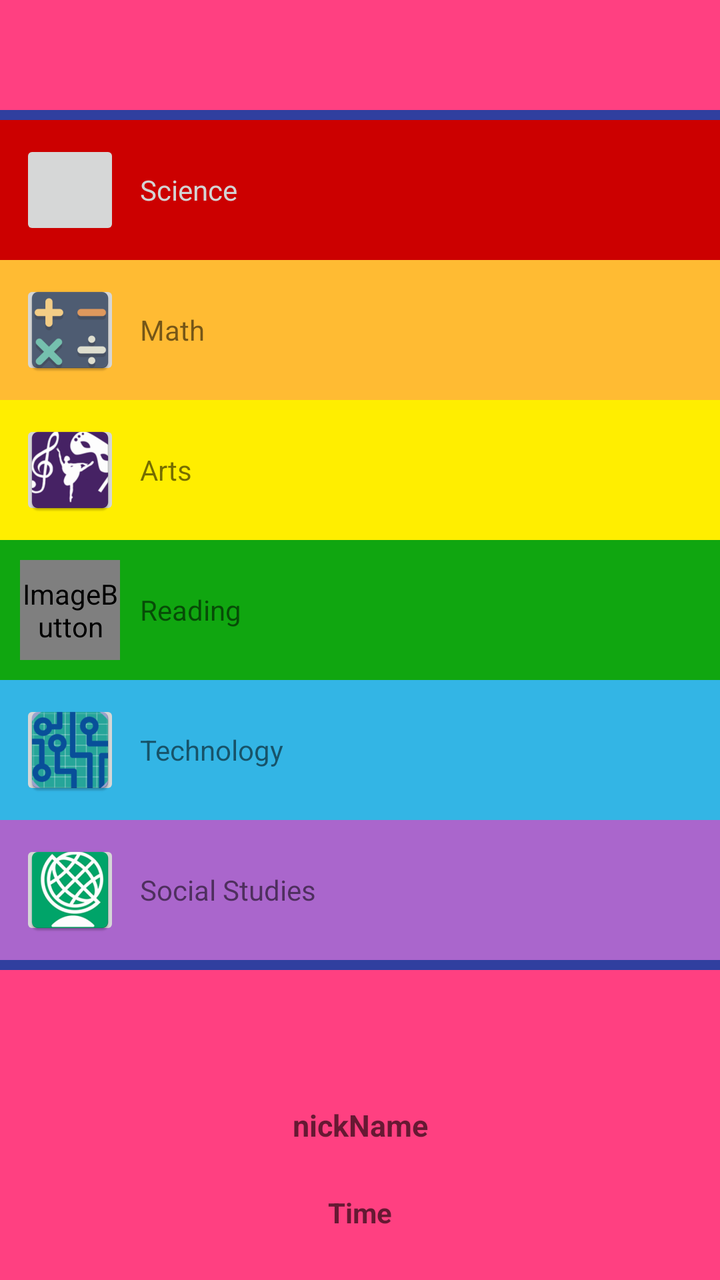
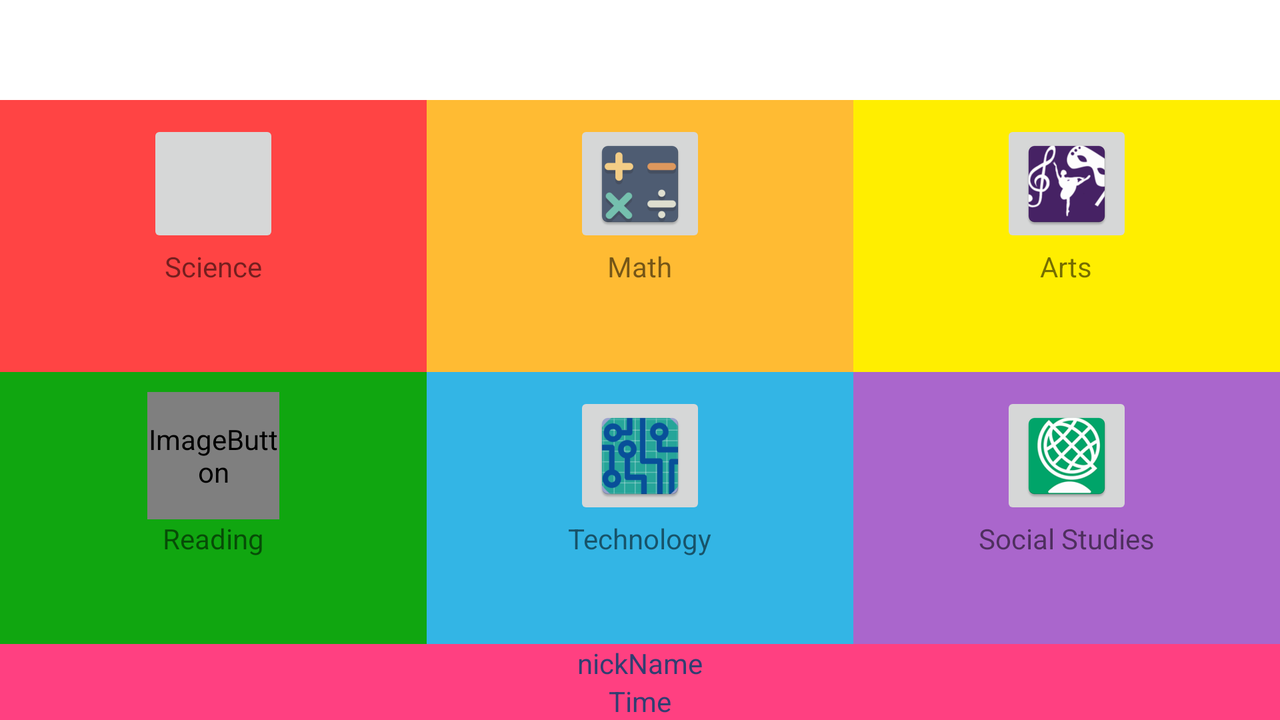

Compare how this app lays out the same screen by default and in its alternative resource folder. The renders come first, then the two layout files and the values they reference.
<!-- AndroidManifest.xml: application theme AppTheme -->
<!-- res/layout/home_layout.xml -->
<?xml version="1.0" encoding="utf-8"?>
<RelativeLayout xmlns:android="http://schemas.android.com/apk/res/android"
    xmlns:app="http://schemas.android.com/apk/res-auto"
    xmlns:tools="http://schemas.android.com/tools"
    android:layout_width="match_parent"
    android:layout_height="match_parent"
    android:layout_alignParentTop="false">

    <LinearLayout
        android:id="@+id/backdrop"
        android:layout_width="match_parent"
        android:layout_height="match_parent"
        android:background="@color/colorAccent"
        android:clipToPadding="false"
        android:gravity="top|start"
        android:orientation="vertical"
        android:paddingTop="55dp">

        <LinearLayout
            android:layout_width="match_parent"
            android:layout_height="wrap_content"
            android:background="@color/colorPrimaryDark"
            android:clickable="false"
            android:orientation="horizontal"
            android:paddingBottom="5dp">

        </LinearLayout>
        
        <LinearLayout
            android:layout_width="match_parent"
            android:layout_height="wrap_content"
            android:background="@android:color/holo_red_dark"
            android:clickable="true"
            android:focusable="true"
            android:gravity="top"
            android:onClick="ScienceView"
            android:orientation="horizontal"
            android:padding="10dp">

            <ImageButton
                android:id="@+id/imageViewScience"
                android:layout_width="@dimen/btn_margin"
                android:layout_height="@dimen/btn_margin"
                android:layout_gravity="center"
                android:contentDescription="@string/todo"
                android:cropToPadding="false"
                app:srcCompat="@mipmap/ic_s_btn" />

            <TextView
                android:id="@+id/txtScience"
                android:layout_width="288dp"
                android:layout_height="wrap_content"
                android:layout_gravity="center"
                android:ems="10"
                android:padding="10dp"
                android:text="@string/txtScience"
                android:textColor="@color/gray" />

        </LinearLayout>
        
        <LinearLayout
            android:layout_width="match_parent"
            android:layout_height="wrap_content"
            android:background="@android:color/holo_orange_light"
            android:clickable="true"
            android:focusable="true"
            android:gravity="top"
            android:onClick="MathView"
            android:orientation="horizontal"
            android:padding="10dp">

            <ImageButton
                android:id="@+id/imageViewMath"
                android:layout_width="@dimen/btn_margin"
                android:layout_height="@dimen/btn_margin"
                android:layout_gravity="center"
                android:contentDescription="@string/todo"
                app:srcCompat="@mipmap/ic_m_btn" />

            <TextView
                android:id="@+id/txtMath"
                android:layout_width="288dp"
                android:layout_height="wrap_content"
                android:layout_gravity="center"
                android:ems="10"
                android:padding="10dp"
                android:text="@string/txtMath" />

        </LinearLayout>
        
        <LinearLayout
            android:layout_width="match_parent"
            android:layout_height="wrap_content"
            android:background="@color/colorYellow"
            android:clickable="true"
            android:focusable="true"
            android:gravity="top"
            android:onClick="ArtsView"
            android:orientation="horizontal"
            android:padding="10dp">

            <ImageButton
                android:id="@+id/imageViewArts"
                android:layout_width="@dimen/btn_margin"
                android:layout_height="@dimen/btn_margin"
                android:layout_gravity="center"
                android:contentDescription="@string/todo"
                app:srcCompat="@mipmap/ic_a_btn" />

            <TextView
                android:id="@+id/txtArts"
                android:layout_width="288dp"
                android:layout_height="wrap_content"
                android:layout_gravity="center"
                android:ems="10"
                android:padding="10dp"
                android:text="@string/txtArts" />

        </LinearLayout>
        
        <LinearLayout
            android:layout_width="match_parent"
            android:layout_height="wrap_content"
            android:background="@color/colorGreen"
            android:clickable="true"
            android:focusable="true"
            android:gravity="top"
            android:onClick="ReadingView"
            android:orientation="horizontal"
            android:padding="10dp">

            <ImageButton
                android:id="@+id/imageViewReading"
                android:layout_width="@dimen/btn_margin"
                android:layout_height="@dimen/btn_margin"
                android:layout_gravity="center"
                android:contentDescription="@string/todo"
                app:srcCompat="@mipmap/ic_r_btn" />

            <TextView
                android:id="@+id/txtReading"
                android:layout_width="288dp"
                android:layout_height="wrap_content"
                android:layout_gravity="center"
                android:ems="10"
                android:padding="10dp"
                android:text="@string/txtReading" />

        </LinearLayout>
        
        <LinearLayout
            android:layout_width="match_parent"
            android:layout_height="wrap_content"
            android:background="@android:color/holo_blue_light"
            android:clickable="true"
            android:focusable="true"
            android:gravity="top"
            android:onClick="TechnologyView"
            android:orientation="horizontal"
            android:padding="10dp">

            <ImageButton
                android:id="@+id/imageViewTechnology"
                android:layout_width="@dimen/btn_margin"
                android:layout_height="@dimen/btn_margin"
                android:layout_gravity="center"
                android:contentDescription="@string/todo"
                app:srcCompat="@mipmap/ic_t_btn" />

            <TextView
                android:id="@+id/txtTechnology"
                android:layout_width="288dp"
                android:layout_height="wrap_content"
                android:layout_gravity="center"
                android:ems="10"
                android:padding="10dp"
                android:text="@string/txtTechnology" />

        </LinearLayout>
        
        <LinearLayout
            android:layout_width="match_parent"
            android:layout_height="wrap_content"
            android:background="@android:color/holo_purple"
            android:clickable="true"
            android:focusable="true"
            android:gravity="top"
            android:onClick="SocialStudiesView"
            android:orientation="horizontal"
            android:padding="10dp">

            <ImageButton
                android:id="@+id/imageViewSocialStudies"
                android:layout_width="@dimen/btn_margin"
                android:layout_height="@dimen/btn_margin"
                android:layout_gravity="center"
                android:contentDescription="@string/todo"
                app:srcCompat="@mipmap/ic_ss_btn" />

            <TextView
                android:id="@+id/txtSocialStudies"
                android:layout_width="288dp"
                android:layout_height="wrap_content"
                android:layout_gravity="center"
                android:ems="10"
                android:paddingEnd="10dp"
                android:paddingLeft="10dp"
                android:paddingRight="10dp"
                android:paddingStart="10dp"
                android:text="@string/txtSocialStudies" />

        </LinearLayout>


        <LinearLayout
            android:layout_width="match_parent"
            android:layout_height="wrap_content"
            android:background="@color/colorPrimaryDark"
            android:clickable="false"
            android:orientation="horizontal"
            android:paddingBottom="5dp">

        </LinearLayout>

        <LinearLayout
            android:layout_width="match_parent"
            android:layout_height="0dp"
            android:layout_weight="2"
            android:orientation="vertical">

            <TextView
                android:id="@+id/txtNickName"
                android:layout_width="match_parent"
                android:layout_height="wrap_content"
                android:layout_weight="1"
                android:gravity="bottom"
                android:text="@string/nicknametxt"
                android:textAlignment="center"
                android:textAppearance="@style/TextAppearance.AppCompat.Caption"
                android:textSize="15sp"
                android:textStyle="bold" />

            <TextView
                android:id="@+id/txtTime"
                android:layout_width="match_parent"
                android:layout_height="0dp"
                android:layout_weight="1"
                android:gravity="center"
                android:text="@string/timetxt"
                android:textAlignment="center"
                android:textAppearance="@style/TextAppearance.AppCompat.Caption"
                android:textSize="14sp"
                android:textStyle="bold" />

        </LinearLayout>

    </LinearLayout>

</RelativeLayout>
<!-- resources referenced by this layout -->
<resources>
  <color name="colorAccent">#FF4081</color>
  <color name="colorGreen">#10a610</color>
  <color name="colorPrimaryDark">#303f9f</color>
  <color name="colorYellow">#ffee00</color>
  <color name="gray">#d3d3d3</color>
  <dimen name="btn_margin">50dp</dimen>
  <!-- mipmap ic_a_btn: png bitmap (mipmap-hdpi, 4151 bytes) -->
  <!-- mipmap ic_m_btn: png bitmap (mipmap-hdpi, 2459 bytes) -->
  <!-- mipmap ic_r_btn (mipmap-anydpi-v26) -->
  <?xml version="1.0" encoding="utf-8"?>
  <adaptive-icon xmlns:android="http://schemas.android.com/apk/res/android">
      <background android:drawable="@drawable/ic_r_btn_background"/>
      <foreground android:drawable="@mipmap/ic_r_btn_foreground"/>
  </adaptive-icon>
  <!-- mipmap ic_ss_btn: png bitmap (mipmap-hdpi, 5235 bytes) -->
  <!-- mipmap ic_t_btn: png bitmap (mipmap-hdpi, 4032 bytes) -->
  <string name="nicknametxt">nickName</string>
  <string name="timetxt">Time</string>
  <string name="todo">TODO</string>
  <string name="txtArts">Arts</string>
  <string name="txtMath">Math</string>
  <string name="txtReading">Reading</string>
  <string name="txtScience">Science</string>
  <string name="txtSocialStudies">Social Studies</string>
  <string name="txtTechnology">Technology</string>
</resources>
<!-- res/layout-land/home_layout.xml (the repository's variant of the layout above) -->
<!-- drawn on the phone turned sideways -->
<?xml version="1.0" encoding="utf-8"?>
<RelativeLayout xmlns:android="http://schemas.android.com/apk/res/android"
    xmlns:app="http://schemas.android.com/apk/res-auto"
    xmlns:tools="http://schemas.android.com/tools"
    android:layout_width="match_parent" android:layout_height="match_parent">

    <LinearLayout
        android:id="@+id/backdrop"
        android:layout_width="match_parent"
        android:layout_height="match_parent"
        android:layout_marginTop="50dp"
        android:background="@color/colorAccent"
        android:gravity="end"
        android:orientation="vertical">

        
        <LinearLayout
            android:layout_width="match_parent"
            android:layout_height="wrap_content"
            android:layout_weight="1"
            android:baselineAligned="false"
            android:orientation="horizontal">

            
            <LinearLayout
                android:layout_width="match_parent"
                android:layout_height="match_parent"
                android:layout_weight="1"
                android:background="@android:color/holo_red_light"
                android:gravity="center"
                android:orientation="vertical"
                android:paddingBottom="35dp"
                android:paddingTop="10dp">

                <ImageButton
                    android:id="@+id/imageViewScience"
                    android:layout_width="@dimen/btn_marginwide"
                    android:layout_height="@dimen/btn_marginwide"
                    android:layout_weight="1"
                    android:contentDescription="@string/todo"
                    android:cropToPadding="false"
                    android:keepScreenOn="false"
                    android:onClick="ScienceView"
                    android:soundEffectsEnabled="false"
                    app:srcCompat="@mipmap/ic_s_btn" />

                <TextView
                    android:id="@+id/sText2"
                    android:layout_width="wrap_content"
                    android:layout_height="30dp"
                    android:layout_weight="1"
                    android:onClick="gotoScienceLayout"
                    android:text="@string/txtScience"
                    android:textSize="14sp" />

            </LinearLayout>
            
            <LinearLayout
                android:layout_width="match_parent"
                android:layout_height="match_parent"
                android:layout_weight="1"
                android:background="@android:color/holo_orange_light"
                android:gravity="center"
                android:orientation="vertical"
                android:paddingBottom="35dp"
                android:paddingTop="10dp">

                <ImageButton
                    android:id="@+id/imageViewMath"
                    android:layout_width="@dimen/btn_marginwide"
                    android:layout_height="@dimen/btn_marginwide"
                    android:layout_weight="1"
                    android:adjustViewBounds="false"
                    android:contentDescription="@string/todo"
                    android:onClick="MathView"
                    app:srcCompat="@mipmap/ic_m_btn" />

                <TextView
                    android:id="@+id/mathText2"
                    android:layout_width="wrap_content"
                    android:layout_height="30dp"
                    android:layout_weight="1"
                    android:onClick="gotoMathLayoutLayout"
                    android:text="@string/txtMath" />

            </LinearLayout>

            
            <LinearLayout
                android:layout_width="match_parent"
                android:layout_height="match_parent"
                android:layout_weight="1"
                android:background="@color/colorYellow"
                android:gravity="center"
                android:orientation="vertical"
                android:paddingBottom="35dp"
                android:paddingTop="10dp">

                <ImageButton
                    android:id="@+id/imageViewArts"
                    android:layout_width="@dimen/btn_marginwide"
                    android:layout_height="@dimen/btn_marginwide"
                    android:layout_weight="1"
                    android:contentDescription="@string/todo"
                    android:onClick="ArtsView"
                    app:srcCompat="@mipmap/ic_a_btn" />

                <TextView
                    android:id="@+id/artText2"
                    android:layout_width="wrap_content"
                    android:layout_height="30dp"
                    android:layout_weight="1"
                    android:onClick="gotoArtsLayout"
                    android:text="@string/txtArts" />

            </LinearLayout>

        </LinearLayout>
        
        
        <LinearLayout
            android:layout_width="match_parent"
            android:layout_height="wrap_content"
            android:layout_weight="1"
            android:baselineAligned="false"
            android:orientation="horizontal">
            
            <LinearLayout
                android:layout_width="match_parent"
                android:layout_height="match_parent"
                android:layout_weight="1"
                android:background="@color/colorGreen"
                android:gravity="center"
                android:orientation="vertical"
                android:paddingBottom="35dp"
                android:paddingTop="10dp">

                <ImageButton
                    android:id="@+id/imageViewReading"
                    android:layout_width="@dimen/btn_marginwide"
                    android:layout_height="@dimen/btn_marginwide"
                    android:layout_weight="1"
                    android:contentDescription="@string/todo"
                    android:onClick="ReadingView"
                    app:srcCompat="@mipmap/ic_r_btn" />

                <TextView
                    android:id="@+id/rText2"
                    android:layout_width="wrap_content"
                    android:layout_height="30dp"
                    android:layout_weight="1"
                    android:onClick="gotoReadingLayout"
                    android:text="@string/txtReading" />

            </LinearLayout>
            
            <LinearLayout
                android:layout_width="match_parent"
                android:layout_height="match_parent"
                android:layout_weight="1"
                android:background="@android:color/holo_blue_light"
                android:gravity="center"
                android:orientation="vertical"
                android:paddingBottom="35dp"
                android:paddingTop="10dp">

                <ImageButton
                    android:id="@+id/imageViewTechnology"
                    android:layout_width="@dimen/btn_marginwide"
                    android:layout_height="@dimen/btn_marginwide"
                    android:layout_weight="1"
                    android:contentDescription="@string/todo"
                    android:onClick="TechnologyView"
                    app:srcCompat="@mipmap/ic_t_btn" />

                <TextView
                    android:id="@+id/tText2"
                    android:layout_width="wrap_content"
                    android:layout_height="30dp"
                    android:layout_weight="1"
                    android:onClick="gotoTechnologyLayout"
                    android:text="@string/txtTechnology" />

            </LinearLayout>
            
            <LinearLayout
                android:layout_width="match_parent"
                android:layout_height="match_parent"
                android:layout_weight="1"
                android:background="@android:color/holo_purple"
                android:gravity="center"
                android:orientation="vertical"
                android:paddingBottom="35dp"
                android:paddingTop="10dp">

                <ImageButton
                    android:id="@+id/imageViewSocialStudies"
                    android:layout_width="@dimen/btn_marginwide"
                    android:layout_height="@dimen/btn_marginwide"
                    android:layout_weight="1"
                    android:contentDescription="@string/todo"
                    android:onClick="SocialStudiesView"
                    app:srcCompat="@mipmap/ic_ss_btn" />

                <TextView
                    android:id="@+id/Text2"
                    android:layout_width="wrap_content"
                    android:layout_height="30dp"
                    android:layout_weight="1"
                    android:onClick="gotoSocialStudiesLayout"
                    android:text="@string/txtSocialStudies" />

            </LinearLayout>

        </LinearLayout>
        
        

        <LinearLayout
            android:layout_width="match_parent"
            android:layout_height="wrap_content"
            android:layout_weight="0"
            android:orientation="vertical">


            <TextView
                android:id="@+id/txtNickName"
                android:layout_width="match_parent"
                android:layout_height="match_parent"
                android:layout_weight="1"
                android:text="@string/nicknametxt"
                android:textAlignment="center"
                android:textColor="@color/ic_app_background"
                android:textSize="14sp" />

            <TextView
                android:id="@+id/txtTime"
                android:layout_width="match_parent"
                android:layout_height="match_parent"
                android:layout_gravity="center"
                android:layout_weight="1"
                android:foregroundGravity="center"
                android:gravity="center"
                android:text="@string/timetxt"
                android:textAlignment="center"
                android:textAppearance="@style/TextAppearance.AppCompat.Caption"
                android:textColor="@color/ic_app_background"
                android:textSize="14sp" />

        </LinearLayout>

        

    </LinearLayout>

</RelativeLayout>
<!-- resources referenced by the variant -->
<!-- as the phone turned sideways resolves them -->
<resources>
  <color name="colorAccent">#FF4081</color>
  <color name="colorGreen">#10a610</color>
  <color name="colorYellow">#ffee00</color>
  <color name="ic_app_background">#d5083e6e</color>
  <dimen name="btn_marginwide">66dp</dimen>
  <!-- mipmap ic_a_btn: png bitmap (mipmap-hdpi, 4151 bytes) -->
  <!-- mipmap ic_m_btn: png bitmap (mipmap-hdpi, 2459 bytes) -->
  <!-- mipmap ic_r_btn (mipmap-anydpi-v26) -->
  <?xml version="1.0" encoding="utf-8"?>
  <adaptive-icon xmlns:android="http://schemas.android.com/apk/res/android">
      <background android:drawable="@drawable/ic_r_btn_background"/>
      <foreground android:drawable="@mipmap/ic_r_btn_foreground"/>
  </adaptive-icon>
  <!-- mipmap ic_ss_btn: png bitmap (mipmap-hdpi, 5235 bytes) -->
  <!-- mipmap ic_t_btn: png bitmap (mipmap-hdpi, 4032 bytes) -->
  <string name="nicknametxt">nickName</string>
  <string name="timetxt">Time</string>
  <string name="todo">TODO</string>
  <string name="txtArts">Arts</string>
  <string name="txtMath">Math</string>
  <string name="txtReading">Reading</string>
  <string name="txtScience">Science</string>
  <string name="txtSocialStudies">Social Studies</string>
  <string name="txtTechnology">Technology</string>
</resources>
